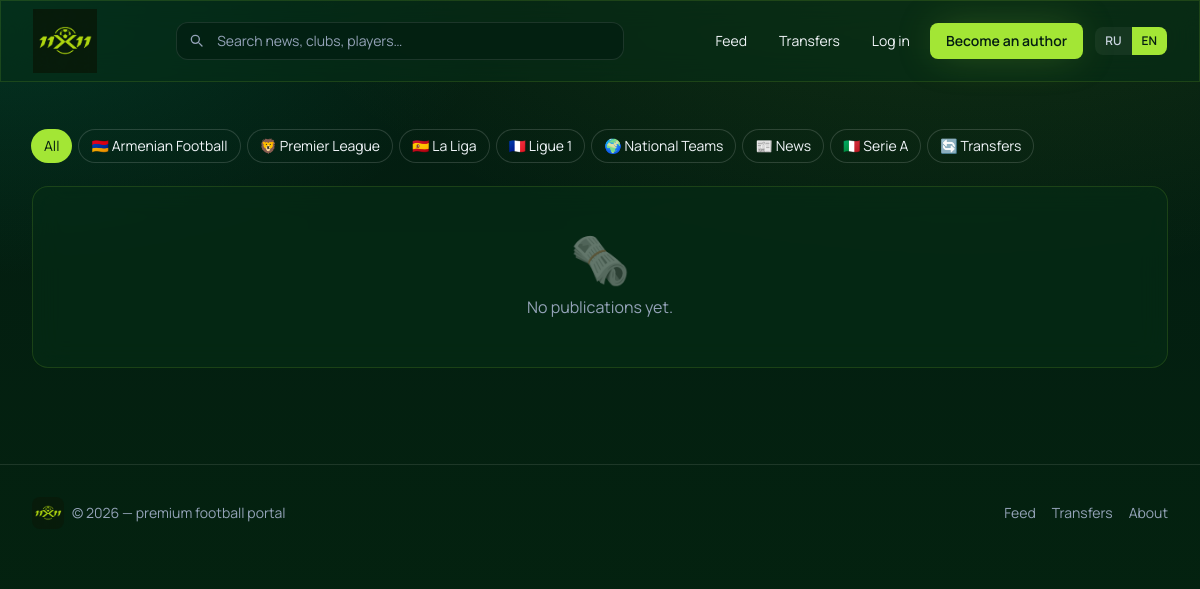
The page / on the database its author committed.
### tables this page shows
CREATE TABLE IF NOT EXISTS `categories` (
  `id`         INT UNSIGNED NOT NULL AUTO_INCREMENT,
  `slug`       VARCHAR(40)  NOT NULL,
  `name_ru`    VARCHAR(60)  NOT NULL,
  `name_en`    VARCHAR(60)  NOT NULL,
  `icon`       VARCHAR(16)  NOT NULL DEFAULT '⚽',
  `keywords`   TEXT         DEFAULT NULL,      
  `sort_order` INT          NOT NULL DEFAULT 0,
  PRIMARY KEY (`id`),
  UNIQUE KEY `uq_cat_slug` (`slug`)
);

### includes/auth.php (called while the page is built, shortened)
<?php
require_once __DIR__ . '/../config/db.php';
require_once __DIR__ . '/i18n.php';
require_once __DIR__ . '/categories.php';
function e(?string $v): string
{
    return htmlspecialchars((string) $v, ENT_QUOTES, 'UTF-8');
}
function base_url(string $path = ''): string
{
    $dir = str_replace('\\', '/', dirname($_SERVER['SCRIPT_NAME']));
    $dir = preg_replace('#/(posts|admin)$#', '', $dir);
    return rtrim($dir, '/') . '/' . ltrim($path, '/');
}

### includes/i18n.php (called while the page is built, shortened)
<?php
function lang(): string
{
    return $GLOBALS['LANG_CODE'] ?? 'ru';
}
function t(string $key, array $repl = []): string
{
    $l   = lang();
    $str = $GLOBALS['TR'][$l][$key] ?? $GLOBALS['TR']['ru'][$key] ?? $key;
    return $str;
}

### config/db.php (called while the page is built, shortened)
<?php
function db(): PDO
{
    static $pdo = null;
    if ($pdo instanceof PDO) {
        return $pdo;
    }
    $dsn = 'mysql:host=' . DB_HOST . ';port=' . DB_PORT . ';charset=utf8mb4';
    $options = [
        PDO::ATTR_ERRMODE            => PDO::ERRMODE_EXCEPTION,
        PDO::ATTR_DEFAULT_FETCH_MODE => PDO::FETCH_ASSOC,
        PDO::ATTR_EMULATE_PREPARES   => false,
    ];
    try {
        $pdo = new PDO($dsn, DB_USER, DB_PASS, $options);
    } catch (PDOException $e) {
        die('❌ Не удалось подключиться к MySQL. Запущен ли XAMPP? ' . $e->getMessage());
    }
    bootstrap($pdo);
    $pdo->exec('USE `' . DB_NAME . '`');
    return $pdo;
}
function bootstrap(PDO $pdo): void
{
    $exists = $pdo->query(
        "SELECT SCHEMA_NAME FROM INFORMATION_SCHEMA.SCHEMATA
         WHERE SCHEMA_NAME = " . $pdo->quote(DB_NAME)
    )->fetchColumn();
    if (!$exists) {
        $sqlFile = __DIR__ . '/../sql/schema.sql';
        if (is_readable($sqlFile)) {
            $pdo->exec(file_get_contents($sqlFile));
        }
    }
    $pdo->exec('USE `' . DB_NAME . '`');
    $stmt = $pdo->prepare('SELECT id FROM users WHERE email = ? LIMIT 1');
    $stmt->execute([OWNER_EMAIL]);
    if (!$stmt->fetchColumn()) {
        $plainPassword = rtrim(strtr(base64_encode(random_bytes(15)), '+/', 'Az'), '=');
        $hash = password_hash($plainPassword, PASSWORD_DEFAULT);
        $ins = $pdo->prepare(
            'INSERT INTO users (name, email, password_hash, role, is_active)
             VALUES (?, ?, ?, "owner", 1)'
        );
        $ins->execute(['Владелец 11x11', OWNER_EMAIL, $hash]);
        $note = "==== 11x11 :: доступ ВЛАДЕЛЬЦА ====\n"
              . "Email:  " . OWNER_EMAIL . "\n"
              . "Пароль: " . $plainPassword . "\n"
              . "Создан: " . date('Y-m-d H:i:s') . "\n"
              . "После первого входа удалите этот файл.\n";
    }
}

### includes/categories.php (called while the page is built, shortened)
<?php
function all_categories(): array
{
    static $cache = null;
    if ($cache !== null) return $cache;
    $cache = [];
    foreach (db()->query("SELECT * FROM categories ORDER BY sort_order, name_en") as $row) {
        $cache[$row['slug']] = $row;
    }
    return $cache;
}
function category_label(string $slug): string
{
    $c = all_categories()[$slug] ?? null;
    return lang() === 'en' ? $c['name_en'] : $c['name_ru'];
}
function category_icon(string $slug): string
{
    return all_categories()[$slug]['icon'] ?? '⚽';
}
function category_badge_text(string $slug): string
{
    $icon = category_icon($slug);
    return trim($icon . ' ' . category_label($slug));
}

### index.php (the view, shortened to what this page needs)
<?php
require_once __DIR__ . '/includes/auth.php';
$q        = trim($_GET['q'] ?? '');
$category = trim($_GET['cat'] ?? '');
$sql    = "SELECT p.*, u.name AS author_name
           FROM posts p JOIN users u ON u.id = p.author_id
           WHERE p.status = 'published'";
$params = [];
$sql .= " ORDER BY p.published_at DESC, p.id DESC";
$stmt = db()->prepare($sql);
$stmt->execute($params);
$posts = $stmt->fetchAll();
$cats = db()->query("SELECT DISTINCT category FROM posts WHERE status='published' ORDER BY category")->fetchAll(PDO::FETCH_COLUMN);
require __DIR__ . '/includes/header.php';
?>
<div class="mb-6 space-y-4">
  <div class="flex flex-wrap items-center gap-2">
    <a href="<?= base_url('index.php') ?>"
       class="rounded-full px-3 py-1.5 text-sm ring-1 transition <?= $category==='' ? 'bg-neon text-pitch-900 ring-neon' : 'ring-white/15 hover:ring-neon/50' ?>"><?= e(t('idx.all')) ?></a>
    <?php foreach ($cats as $c): ?>
      <a href="<?= base_url('index.php?cat=' . urlencode($c)) ?>"
         class="rounded-full px-3 py-1.5 text-sm ring-1 transition <?= $category===$c ? 'bg-neon text-pitch-900 ring-neon' : 'ring-white/15 hover:ring-neon/50' ?>"><?= e(category_badge_text($c)) ?></a>
    <?php endforeach; ?>
  </div>
</div>
<?php if (!$posts): ?>
  <div class="glass rounded-2xl p-12 text-center text-slate-400">
    <div class="text-5xl mb-3 opacity-40">🗞️</div>
    <?= e(t('idx.empty')) ?><?= $q ? e(t('idx.empty_q')) : '' ?>.
  </div>
<?php endif; ?>
<?php require __DIR__ . '/includes/footer.php'; ?>

### includes/footer.php
  </main>
<footer class="mt-16 border-t border-white/10">
  <div class="mx-auto max-w-7xl px-4 sm:px-6 lg:px-8 py-8 flex flex-col sm:flex-row items-center justify-between gap-4 text-sm text-slate-400">
    <div class="flex items-center gap-2">
      <?php if (is_file(__DIR__ . '/../assets/logo.png')): ?>
        <img src="<?= base_url('assets/logo.png') ?>" alt="11x11" class="h-8 w-8 object-contain rounded-lg">
      <?php else: ?>
        <img src="<?= base_url('assets/logo.svg') ?>" alt="11x11" class="h-6 w-auto">
      <?php endif; ?>
      <span>© <?= date('Y') ?> — <?= e(t('footer.tagline')) ?></span>
    </div>
    <div class="flex gap-4">
      <a href="<?= base_url('index.php') ?>" class="hover:text-neon transition"><?= e(t('nav.feed')) ?></a>
      <a href="<?= base_url('transfers.php') ?>" class="hover:text-neon transition"><?= e(t('nav.transfers')) ?></a>
      <a href="#" class="hover:text-neon transition"><?= e(t('footer.about')) ?></a>
    </div>
  </div>
</footer>
</body>
</html>

### includes/header.php (style rules this page uses)
body { font-family:'Manrope',sans-serif; }
.bg-stadium { background: radial-gradient(1200px 600px at 80% -10%, rgba(163,230,53,.10), transparent 60%), radial-gradient(900px 500px at 0% 0%, rgba(6,95,70,.35), transparent 55%), linear-gradient(180deg,#031c11 0%,#04240f 100%); }
.glass { background: rgba(6,46,22,.55); backdrop-filter: blur(14px); -webkit-backdrop-filter: blur(14px); border: 1px solid rgba(163,230,53,.14); }

### rows shown on the page
categories: category_badge_text($c) "🦁 Premier League"
categories: category_badge_text($c) "🇪🇸 La Liga"
categories: category_badge_text($c) "🇫🇷 Ligue 1"
categories: category_badge_text($c) "🌍 National Teams"
categories: category_badge_text($c) "📰 News"
categories: category_badge_text($c) "🇮🇹 Serie A"
categories: category_badge_text($c) "🔄 Transfers", name_en "Transfers"

### other values the page prints
t('nav.feed') "Feed"
t('nav.transfers') "Transfers"
t('nav.login') "Log in"
t('nav.become_author') "Become an author"
t('idx.all') "All"
category_badge_text($c) "🇦🇲 Armenian Football"
t('idx.empty') "No publications yet"
t('footer.tagline') "premium football portal"
t('footer.about') "About"
